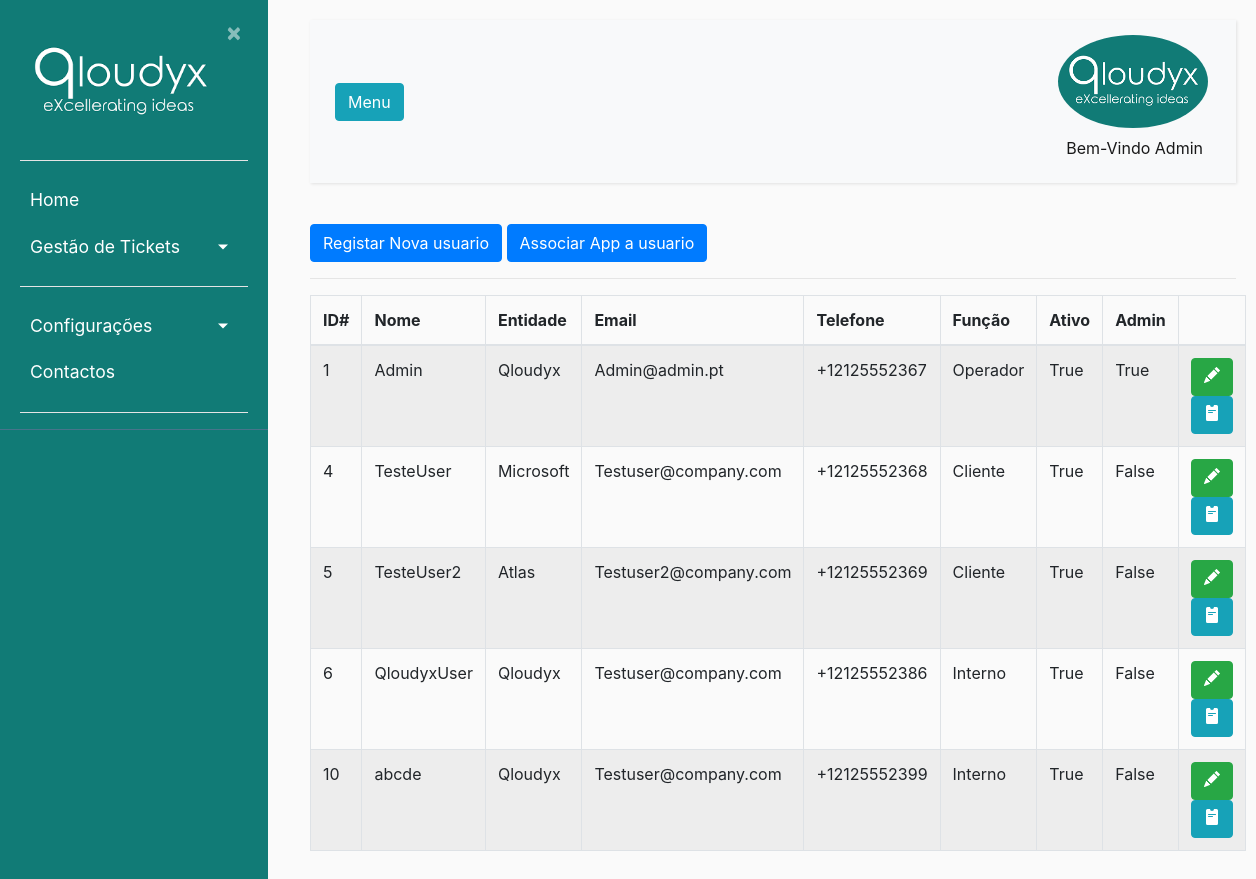
The app's page /listausuarios/ (signed in), older data.
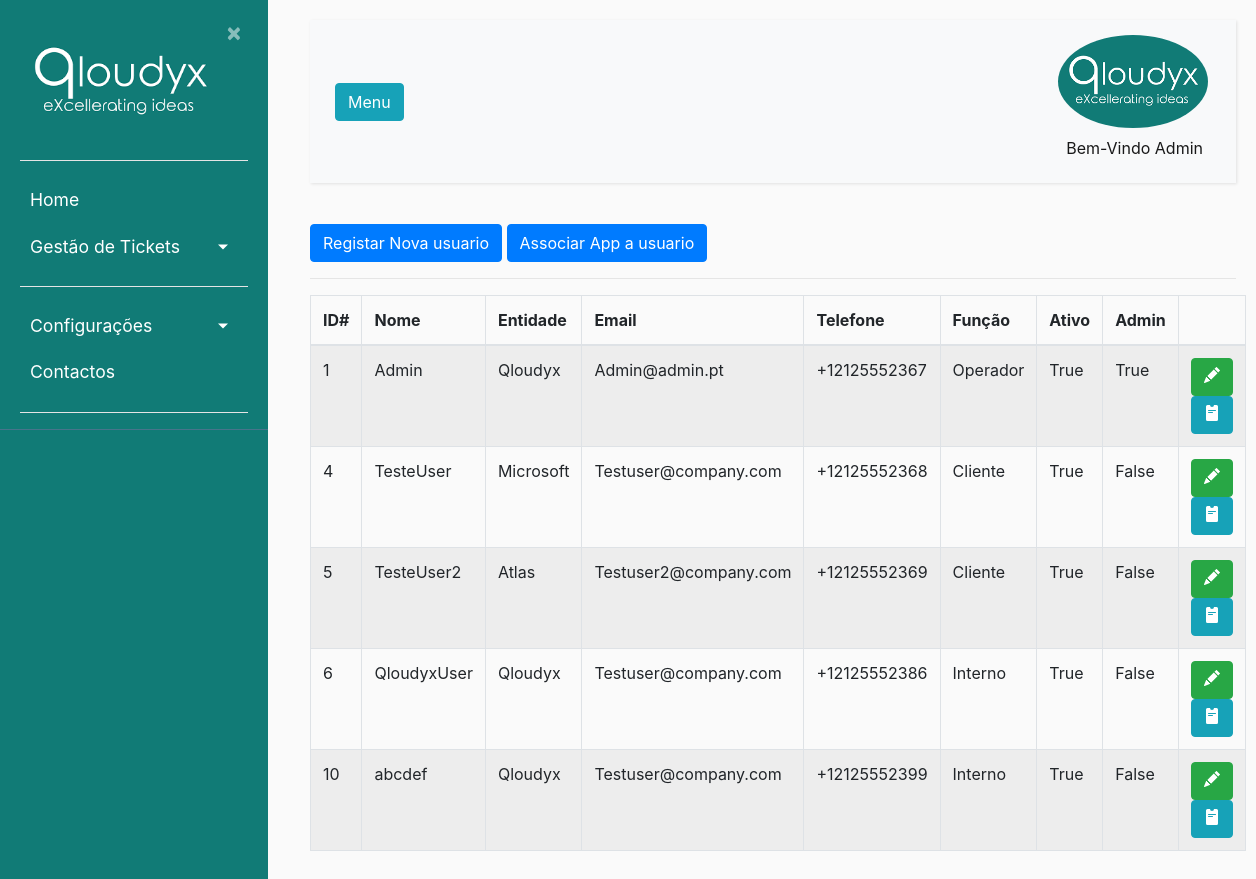
The same page, newer data.
### ticket/models.py (models this page shows, shortened)
class Usuarios(AbstractBaseUser):
    nome = models.CharField(max_length=100, unique=True,verbose_name='Utilizador')
    email = models.EmailField(verbose_name='E-mail')
    foto = models.ImageField(null=True, blank=True, upload_to='users/uploads/fotos',verbose_name='Foto')
    descricao = models.CharField(max_length=250, null=True)
    EscolhasRole = {
    ("Interno", "Interno"),
    ("Operador", "Operador"),
    ("Cliente", "Cliente"),
    }
    role = models.CharField(max_length=50,choices= EscolhasRole ,verbose_name='Cargo')
    entidade = models.ForeignKey(Entidades, on_delete=models.CASCADE, verbose_name='Entidade')
    telefone = PhoneNumberField(null=True, blank=False, unique=True, verbose_name='Telefone')
    date_of_birth = models.DateField(verbose_name='Data de Nascimento')
    is_active = models.BooleanField(default=True, verbose_name='Ativo?')
    is_admin = models.BooleanField(default=False, verbose_name='Admin?')
    objects = MyUserManager()
    USERNAME_FIELD = 'nome'
    REQUIRED_FIELDS = ['date_of_birth','email']

class Entidades(models.Model):
    nome = models.CharField(max_length=100)
    externo = models.BooleanField(default=False)
    def __str__(self):
        return self.nome

### ticket/views.py (the view)
# urls.py: path('listausuarios/', ticket_views.lista_user, name ='listausuarios'),#lista de usuarios
def lista_user(request):
    usuarios = Usuarios.objects.all()
    usuario =  Usuarios.objects.all()
    return render (request,'ticket/listausuarios.html', {'usuario': usuario, 'usuarios': usuarios})

### ticket/templates/ticket/listausuarios.html (shortened to what this page needs)
{% extends "ticket/base.html" %}
{% block content %}
<body>
    <button type="button" class="btn btn-primary"><a href="{% url 'register' %}">Registar Nova usuario</a></button>
    <button type="button" class="btn btn-primary"><a href="{% url 'criar_appuser' %}">Associar App a usuario</a></button>
    <hr>
    <table class="table table-bordered table-striped">
        <thead>
            <tr>
                <th>ID#</th>
                <th>Nome</th>
                <th>Entidade</th>
                <th>Email</th>
                <th>Telefone</th>
                <th>Função</th>
                <th>Ativo</th>
                <th>Admin</th>
                <th></th>
            </tr>
        </thead>
        <tbody>
            {% for usuario in usuarios %}
            <tr>
                <td>{{ usuario.id }}</td>
                <td>{{ usuario.nome }}</td>
                <td>{{ usuario.entidade }}</td>
                <td>{{ usuario.email }}</td>
                <td>{{ usuario.telefone }}</td>
                <td>{{ usuario.role }}</td>
                <td>{{ usuario.is_active }}</td>
                <td>{{ usuario.is_admin }}</td>
                <td>
                    <button type="button" class="btn btn-success"><a title="Editar Utilizador" href="{% url 'editar_perfil' usuario.pk %}">
                      </a></button>
                    <button type="button" class="btn btn-info"><a title="Redefinir Password" href="{% url 'editar_pass' usuario.pk %}">
                      </a></button>
                </td>
            </tr>
            {% empty %}
            <tr>
                <td colspan="2">Nenhuma aplicação registrada</td>
            </tr>
            {% endfor %}
        </tbody>
    </table>
</body>
{% endblock content %}

Row changes from the older to the newer data that the page shows:
changed Usuarios id 10: nome "abcde" → "abcdef"
